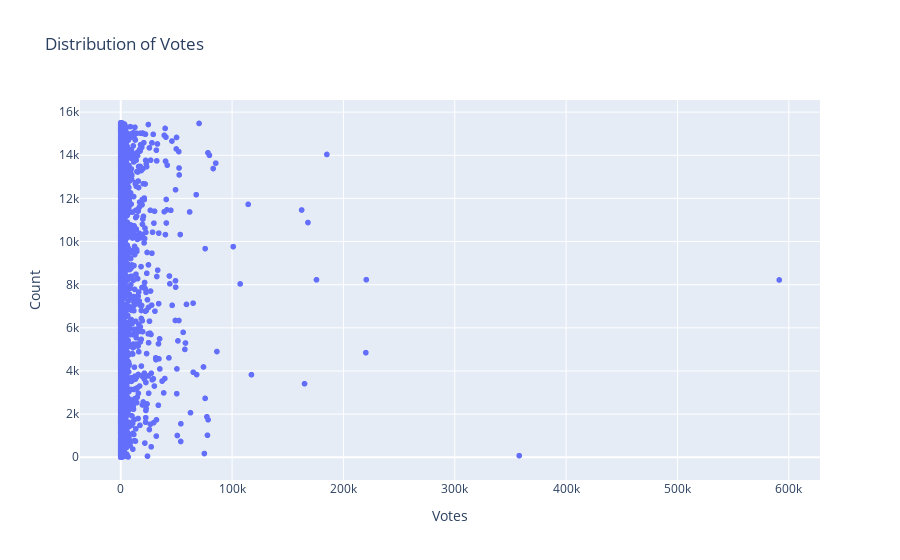

The cell this chart's notebook holds for it:
### Code cell
fig = px.scatter(movie_df, x='Votes', title='Distribution of Votes')

fig.update_layout(
    xaxis_title='Votes',      
    yaxis_title='Count',
    bargap=0.05,             
    showlegend=False,     
)
fig.show()

### Figure 1 — Plotly figure (JSON) as saved in the notebook; plotly's stock layout.template omitted (floating-point values rounded to 4 significant figures; data arrays with more than 128 entries replaced by an {"elided": "..."} marker saying what was removed)
{"data": [{"hovertemplate": "Votes=%{x}<br>index=%{y}<extra></extra>", "legendgroup": "", "marker": {"color": "#636efa", "symbol": "circle"}, "mode": "markers", "name": "", "showlegend": false, "type": "scattergl", "x": {"elided": "5388 int values"}, "xaxis": "x", "y": {"elided": "5388 int values"}, "yaxis": "y"}], "layout": {"bargap": 0.05, "legend": {"tracegroupgap": 0}, "showlegend": false, "title": {"text": "Distribution of Votes"}, "xaxis": {"anchor": "y", "domain": [0, 1], "title": {"text": "Votes"}}, "yaxis": {"anchor": "x", "domain": [0, 1], "title": {"text": "Count"}}}}
